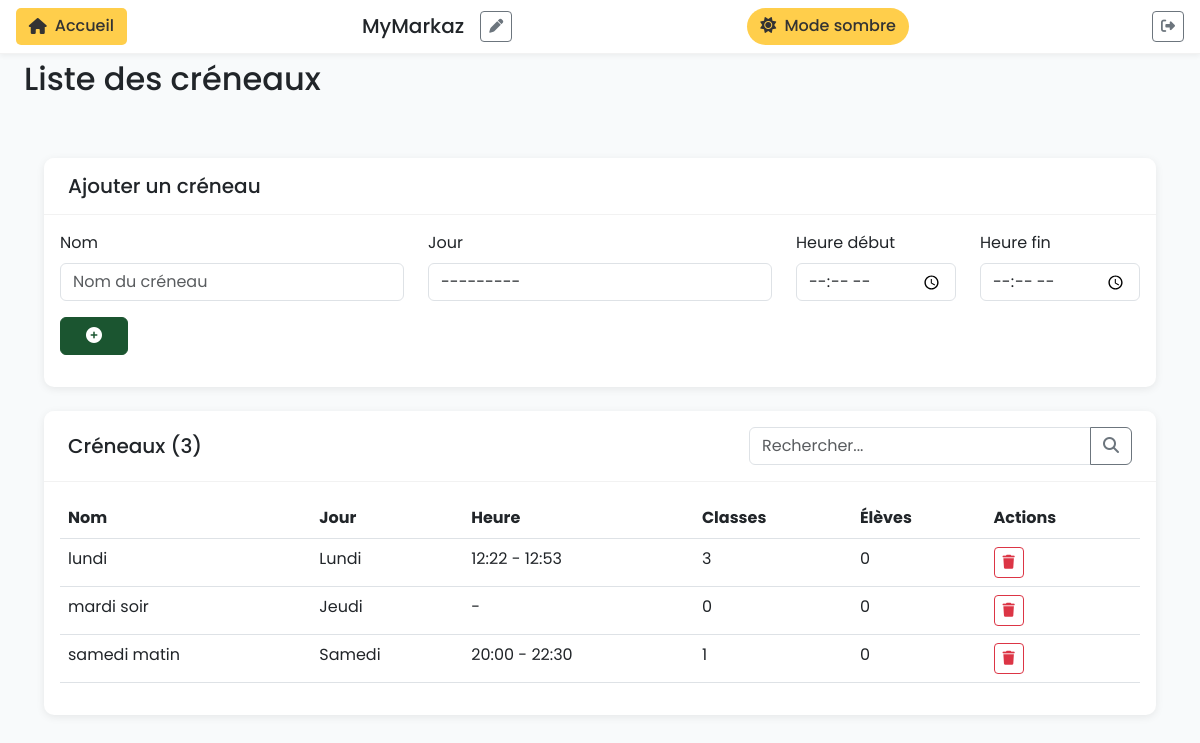
Page /creneaux/ (signed in) on the committed database.
### ecole_app/models.py (models this page shows, shortened)
class SiteConfig(models.Model):
    key = models.CharField(max_length=50, unique=True)
    value = models.CharField(max_length=255, default='default')
    @classmethod
    def get_site_name(cls):
        site_config = cls.objects.filter(key='site_name').first()
        return site_config.value if site_config else 'École Markaz'
    class Meta:
        verbose_name = "Configuration du site"
        verbose_name_plural = "Configurations du site"

class Creneau(models.Model):
    JOURS_SEMAINE = [
        ('lundi', 'Lundi'),
        ('mardi', 'Mardi'),
        ('mercredi', 'Mercredi'),
        ('jeudi', 'Jeudi'),
        ('vendredi', 'Vendredi'),
        ('samedi', 'Samedi'),
        ('dimanche', 'Dimanche'),
    ]
    composante = models.ForeignKey(Composante, on_delete=models.CASCADE, related_name='creneaux', null=True, blank=True)
    nom = models.CharField(max_length=100)
    jour = models.CharField(max_length=10, choices=JOURS_SEMAINE, blank=True, null=True)
    heure_debut = models.TimeField(blank=True, null=True)
    heure_fin = models.TimeField(blank=True, null=True)
    archive = models.BooleanField(default=False, help_text="Archivé (non proposé dans les formulaires)")
    date_creation = models.DateTimeField(auto_now_add=True)
    @property
    def nb_eleves(self):
        return sum(classe.eleves.count() for classe in self.classes.all())
    class Meta:
        verbose_name = "Créneau"
        verbose_name_plural = "Créneaux"

class Classe(models.Model):
    composante = models.ForeignKey(Composante, on_delete=models.CASCADE, related_name='classes', null=True, blank=True)
    nom = models.CharField(max_length=100)
    professeur = models.ForeignKey(Professeur, on_delete=models.SET_NULL, null=True, related_name='classes')
    creneau = models.ForeignKey(Creneau, on_delete=models.SET_NULL, null=True, related_name='classes')
    capacite = models.IntegerField(default=20)
    annee_scolaire = models.ForeignKey(AnneeScolaire, on_delete=models.SET_NULL, null=True, blank=True, related_name='classes')
    date_creation = models.DateTimeField(auto_now_add=True)
    class Meta:
        verbose_name = "Classe"
        verbose_name_plural = "Classes"

### ecole_app/main_views.py (the view, shortened to what this page needs)
# urls.py: path('creneaux/', main_views.liste_creneaux, name='liste_creneaux'),
@login_required
def liste_creneaux(request):
    composante_id = request.session.get('composante_id')
    if not composante_id:
        messages.warning(request, "Veuillez sélectionner une composante pour accéder à la liste des créneaux.")
        return redirect('selection_composante')
    creneaux = Creneau.objects.filter(composante_id=composante_id).order_by('nom')
    form = CreneauForm(request=request)
    context = {
        'creneaux': creneaux,
        'form': form,
    }
    return render(request, 'ecole_app/creneaux/liste.html', context)

### ecole_app/forms.py (shortened to what this page needs)
class CreneauForm(ComposanteFormMixin, forms.ModelForm):
    class Meta:
        model = Creneau
        fields = ['nom', 'jour', 'heure_debut', 'heure_fin']
        widgets = {
            'nom': forms.TextInput(attrs={'class': 'form-control', 'placeholder': 'Nom du créneau', 'autofocus': True}),
            'jour': forms.Select(attrs={'class': 'form-control'}),
            'heure_debut': forms.TimeInput(attrs={'class': 'form-control', 'type': 'time'}),
            'heure_fin': forms.TimeInput(attrs={'class': 'form-control', 'type': 'time'}),
        }

### ecole_app/context_processors.py (called while the page is built)
def site_name(request):
    return {
        'site_name': SiteConfig.get_site_name()
    }

### ecole_app/templates/ecole_app/creneaux/liste.html (shortened to what this page needs)
{% extends 'ecole_app/base.html' %}
{% block page_title %}Liste des créneaux{% endblock %}
{% block content %}
<div class="card mb-4">
    <div class="card-header">
        <h5 class="card-title mb-0">Ajouter un créneau</h5>
    </div>
    <div class="card-body">
        <form method="post">
            <div class="row">
                <div class="col-md-4 mb-3">
                    <label for="{{ form.nom.id_for_label }}" class="form-label">Nom</label>
                    {{ form.nom }}
                </div>
                <div class="col-md-4 mb-3">
                    <label for="{{ form.jour.id_for_label }}" class="form-label">Jour</label>
                    {{ form.jour }}
                </div>
                <div class="col-md-2 mb-3">
                    <label for="{{ form.heure_debut.id_for_label }}" class="form-label">Heure début</label>
                    {{ form.heure_debut }}
                </div>
                <div class="col-md-2 mb-3">
                    <label for="{{ form.heure_fin.id_for_label }}" class="form-label">Heure fin</label>
                    {{ form.heure_fin }}
                </div>
                <div class="col-md-1 mb-3 d-flex align-items-end">
                    <button type="submit" class="btn btn-primary w-100" title="Ajouter un nouveau créneau" aria-label="Ajouter un nouveau créneau">
                        <i class="fas fa-plus-circle" aria-hidden="true"></i>
                    </button>
                </div>
            </div>
        </form>
    </div>
</div>
<div class="card">
    <div class="card-header">
        <div class="row align-items-center">
            <div class="col">
                <h5 class="card-title mb-0">Créneaux ({{ creneaux|length }})</h5>
            </div>
            <div class="col-auto">
                <div class="input-group">
                    <input type="text" id="searchCreneaux" class="form-control" placeholder="Rechercher...">
                    <button class="btn btn-outline-secondary" type="button" title="Rechercher" aria-label="Rechercher dans les créneaux">
                        <i class="fas fa-search" aria-hidden="true"></i>
                    </button>
                </div>
            </div>
        </div>
    </div>
    <div class="card-body">
        <div class="table-responsive">
            <table class="table table-hover" id="tableCreneaux">
                <thead>
                    <tr>
                        <th>Nom</th>
                        <th>Jour</th>
                        <th>Heure</th>
                        <th>Classes</th>
                        <th>Élèves</th>
                        <th>Actions</th>
                    </tr>
                </thead>
                <tbody>
                    {% for creneau in creneaux %}
                    <tr>
                        <td>{{ creneau.nom }}</td>
                        <td>{{ creneau.get_jour_display }}</td>
                        <td>{{ creneau.heure_debut|time:"H:i" }} - {{ creneau.heure_fin|time:"H:i" }}</td>
                        <td>{{ creneau.classes.count }}</td>
                        <td>{{ creneau.nb_eleves }}</td>
                        <td>
                            <div class="btn-group btn-group-sm">
                                <button type="button" class="btn btn-outline-danger" title="Supprimer"
                                        data-bs-toggle="modal" data-bs-target="#deleteCreneauModal"
                                        data-id="{{ creneau.id }}"
                                        data-name="{{ creneau.nom }}" aria-label="Supprimer le créneau {{ creneau.nom }}">
                                    <i class="fas fa-trash" aria-hidden="true"></i>
                                </button>
                            </div>
                        </td>
                    </tr>
                    {% empty %}
                    <tr>
                        <td colspan="6" class="text-center">Aucun créneau enregistré</td>
                    </tr>
                    {% endfor %}
                </tbody>
            </table>
        </div>
    </div>
</div>
{% endblock %}

### ecole_app/templates/ecole_app/base.html (shortened to what this page needs)
<!DOCTYPE html>
<html lang="fr">
<head>
    <link href="https://cdn.jsdelivr.net/npm/bootstrap@5.3.0/dist/css/bootstrap.min.css" rel="stylesheet">
    <link rel="stylesheet" href="https://cdnjs.cloudflare.com/ajax/libs/font-awesome/6.4.0/css/all.min.css">
    {% load static %}
    <link href="{% static 'ecole_app/css/composante.css' %}" rel="stylesheet">
    <link href="{% static 'ecole_app/css/custom-styles.css' %}" rel="stylesheet">
</head>
<body>
    <div class="top-nav fixed-top">
        {% if request.user.professeur %}
        <a href="{% url 'dashboard_professeur' %}" class="back-button">
            <i class="fas fa-home"></i> Accueil
        </a>
        {% elif request.user.eleve %}
        <a href="{% url 'dashboard_eleve' %}" class="back-button">
            <i class="fas fa-home"></i> Accueil
        </a>
        {% else %}
        <a href="{% url 'dashboard' %}" class="back-button">
            <i class="fas fa-home"></i> Accueil
        </a>
        {% endif %}
        <h5 class="mb-0 d-flex align-items-center" style="gap: 0.5rem;">
            {{ site_name }}
            {% if request.user.is_authenticated and request.user.is_superuser %}
            <button class="btn btn-sm btn-outline-secondary ms-2" data-bs-toggle="modal" data-bs-target="#modalRenommerSite" title="Renommer le site">
                <i class="fas fa-pen"></i>
            </button>
            {% endif %}
        </h5>
        <button class="mode-toggle" id="toggleDarkMode">
            <i class="fas fa-sun me-1"></i> Mode sombre
        </button>
        {% if request.user.is_authenticated %}
        <a href="{% url 'logout' %}" class="btn btn-sm btn-outline-secondary ms-2" title="Déconnexion">
            <i class="fas fa-sign-out-alt"></i>
        </a>
        {% endif %}
    </div>
    <div class="container-fluid">
        <div class="row">
            <main class="col-12 px-md-4 main-content">
                <div class="dashboard-header">
                    <h2>{% block page_title %}{% endblock %}</h2>
                </div>
                <div class="content">
                    {% block content %}{% endblock %}
                </div>
            </main>
        </div>
    </div>
    <link rel="stylesheet" type="text/css" href="https://cdn.datatables.net/1.10.24/css/dataTables.bootstrap5.min.css">
</body>
</html>

### ecole_app/templates/ecole_app/base.html (style rules this page uses)
:root { --primary-green: #1b5530; --light-green: #22693c; --yellow-accent: #ffce4b; --text-light: #ffffff; --bg-light: #f8fafb; }
body { font-family: 'Poppins', sans-serif; background-color: var(--bg-light); }
.content { padding: 20px; }
.dashboard-header { margin-bottom: 2rem; display: flex; justify-content: space-between; align-items: center; }
.card { border: none; border-radius: 10px; box-shadow: 0 2px 8px rgba(0,0,0,0.08); margin-bottom: 1.5rem; }
.card-header { background-color: white; border-bottom: 1px solid rgba(0,0,0,0.05); padding: 1rem 1.5rem; font-weight: 600; border-radius: 10px 10px 0 0 !important; }
.btn-primary { background-color: var(--primary-green); border-color: var(--primary-green); }
.top-nav { background-color: white; padding: 0.5rem 1rem; display: flex; justify-content: space-between; align-items: center; border-bottom: 1px solid rgba(0,0,0,0.05); box-shadow: 0 2px 5px rgba(0,0,0,0.05); }
.main-content { margin-top: 60px; }
.mode-toggle { background-color: var(--yellow-accent); color: #333; border: none; padding: 0.4rem 0.8rem; border-radius: 20px; font-weight: 500; }
.back-button { background-color: var(--yellow-accent); color: #333; border: none; padding: 0.4rem 0.8rem; border-radius: 5px; font-weight: 500; text-decoration: none; display: inline-flex; align-items: center; gap: 0.5rem; }

### rows in the picture
SiteConfig: value "MyMarkaz"
Creneau: nom "lundi", jour "Lundi", heure_debut "12:22", heure_fin "12:53", classes.count "3", nb_eleves "0"
Creneau: nom "mardi soir", jour "Jeudi", classes.count "0", nb_eleves "0"
Creneau: nom "samedi matin", jour "Samedi", heure_debut "20:00", heure_fin "22:30", classes.count "1", nb_eleves "0"

### other values in the picture
{{ creneaux|length }} "3"
